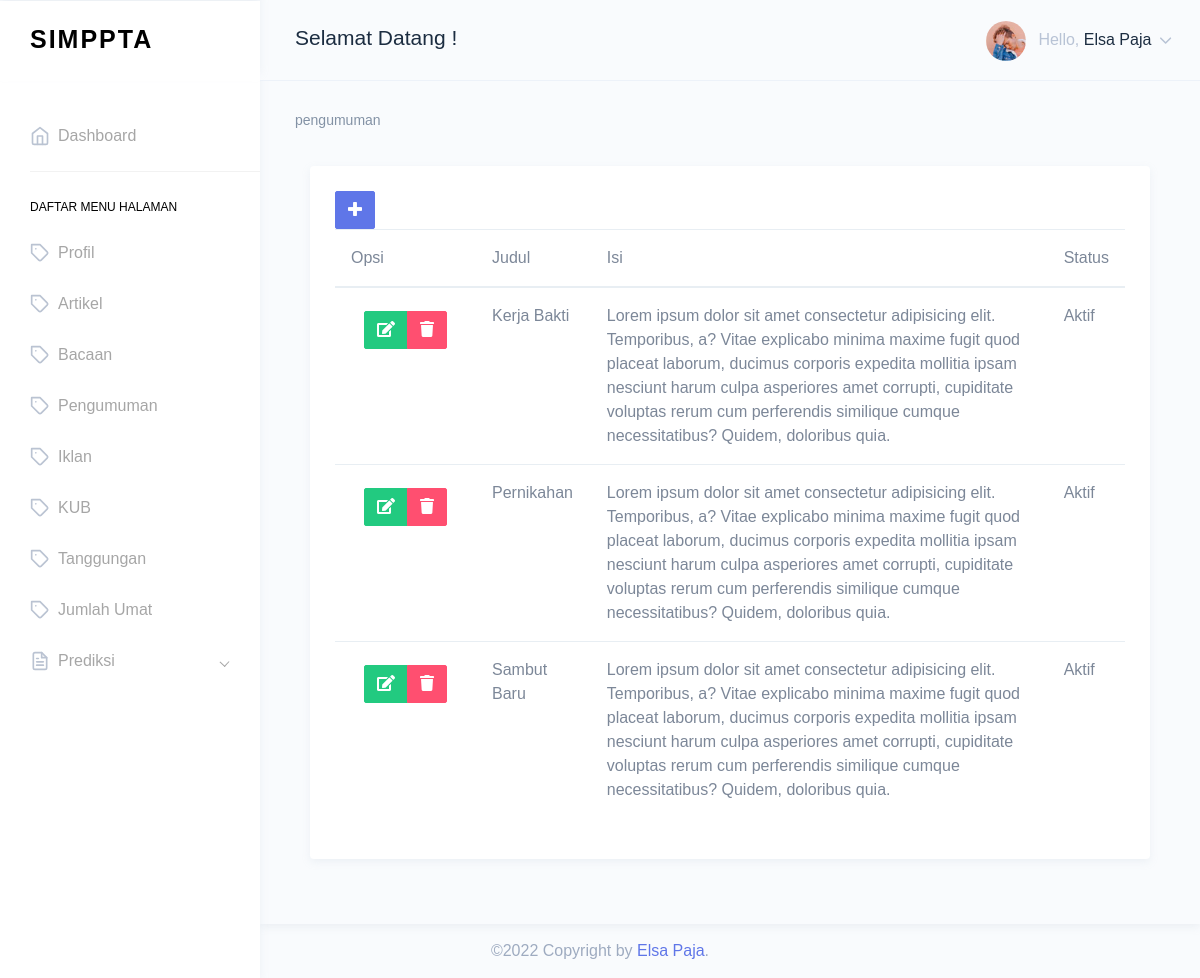
Screenshot of /admin/pengumuman.php (signed in) with the database file from the repository.
### tables this page shows
CREATE TABLE `pengumuman` (
  `id_pengumuman` int(11) NOT NULL,
  `judul` varchar(300) NOT NULL,
  `isi` text NOT NULL,
  `status` varchar(30) NOT NULL DEFAULT 'Aktif'
);

### admin/pengumuman.php (the view, shortened to what this page needs)
<?php
require '../koneksi.php';
?>
<!DOCTYPE html>
<html dir="ltr" lang="en">
<head>
    <link href="assets/extra-libs/c3/c3.min.css" rel="stylesheet">
    <link href="assets/libs/chartist/dist/chartist.min.css" rel="stylesheet">
    <link href="assets/extra-libs/jvector/jquery-jvectormap-2.0.2.css" rel="stylesheet" />
    <link href="dist/css/style.min.css" rel="stylesheet">
</head>
<body>
    <div id="main-wrapper" data-theme="light" data-layout="vertical" data-navbarbg="skin6" data-sidebartype="full" data-sidebar-position="fixed" data-header-position="fixed" data-boxed-layout="full">
        <header class="topbar" data-navbarbg="skin6">
            <?php require 'navTop.php'; ?>
        </header>
        <aside class="left-sidebar" data-sidebarbg="skin6">
            <div class="scroll-sidebar" data-sidebarbg="skin6">
                <?php require 'navSide.php'; ?>
            </div>
        </aside>
        <div class="page-wrapper">
            <div class="page-breadcrumb">
                <div class="row">
                    <div class="col-7 align-self-center">
                        <div class="d-flex align-items-center">
                            <nav aria-label="breadcrumb">
                                <ol class="breadcrumb m-0 p-0">
                                    <li class="breadcrumb-item"><a href="pengumuman.php">pengumuman</a>
                                    </li>
                                </ol>
                            </nav>
                        </div>
                    </div>
                </div>
            </div>
            <div class="container-fluid">
                <div class="col-12">
                    <div class="card">
                        <div class="card-body">
                            <a href="#" type="button" class="btn btn-primary" data-toggle="modal" data-target="#ModalTambah"><i class="fas fa-plus"></i></a>
                            <div class="table-responsive">
                                <table class="table">
                                    <thead>
                                        <tr>
                                            <th scope="col">Opsi</th>
                                            <th scope="col">Judul</th>
                                            <th scope="col">Isi</th>
                                            <th scope="col">Status</th>
                                        </tr>
                                    </thead>
                                    <tbody>
                                        <?php $dPengumuman = mysqli_query($koneksi, "SELECT * FROM pengumuman"); ?>
                                        <?php while ($pengumuman = $dPengumuman->fetch_assoc()) { ?>
                                            <tr>
                                                <th scope="row">
                                                    <div class="btn btn-group">
                                                        <a href="#" type="button" class="btn btn-success" data-toggle="modal" data-target="#ModalUbah<?php echo $pengumuman['id_pengumuman']; ?>"><i class="fas fa-edit"></i></a>
                                                        <a href="hPengumuman.php?id=<?php echo $pengumuman['id_pengumuman']; ?>" type="button" class="btn btn-danger"><i class="fas fa-trash"></i></a>
                                                    </div>
                                                </th>
                                                <td><?php echo $pengumuman["judul"] ?></td>
                                                <td><?php echo $pengumuman["isi"] ?></td>
                                                <td><?php echo $pengumuman["status"] ?></td>
                                            </tr>
                                        <?php }  ?>
                                    </tbody>
                                </table>
                            </div>
                        </div>
                    </div>
                </div>
            </div>
        </div>
        <?php require 'footer.php'; ?>
    </div>
</body>
</html>

### rows the page displays
pengumuman: judul "Kerja Bakti", isi "Lorem ipsum dolor sit amet consectetur adipisicing elit. Temporibus, a? Vitae explicabo minima maxime fugit quod placeat laborum, ducimus corporis expedita mollitia ipsam nesciunt harum culpa asperiores amet corrupti, cupiditate voluptas rerum cum perferendis similique cumque necessitatibus? Quidem, doloribus quia.", status "Aktif"
pengumuman: judul "Pernikahan", isi "Lorem ipsum dolor sit amet consectetur adipisicing elit. Temporibus, a? Vitae explicabo minima maxime fugit quod placeat laborum, ducimus corporis expedita mollitia ipsam nesciunt harum culpa asperiores amet corrupti, cupiditate voluptas rerum cum perferendis similique cumque necessitatibus? Quidem, doloribus quia.", status "Aktif"
pengumuman: judul "Sambut Baru", isi "Lorem ipsum dolor sit amet consectetur adipisicing elit. Temporibus, a? Vitae explicabo minima maxime fugit quod placeat laborum, ducimus corporis expedita mollitia ipsam nesciunt harum culpa asperiores amet corrupti, cupiditate voluptas rerum cum perferendis similique cumque necessitatibus? Quidem, doloribus quia.", status "Aktif"

### other values shown
$_SESSION['admin']['nama_admin'] "Elsa Paja"
